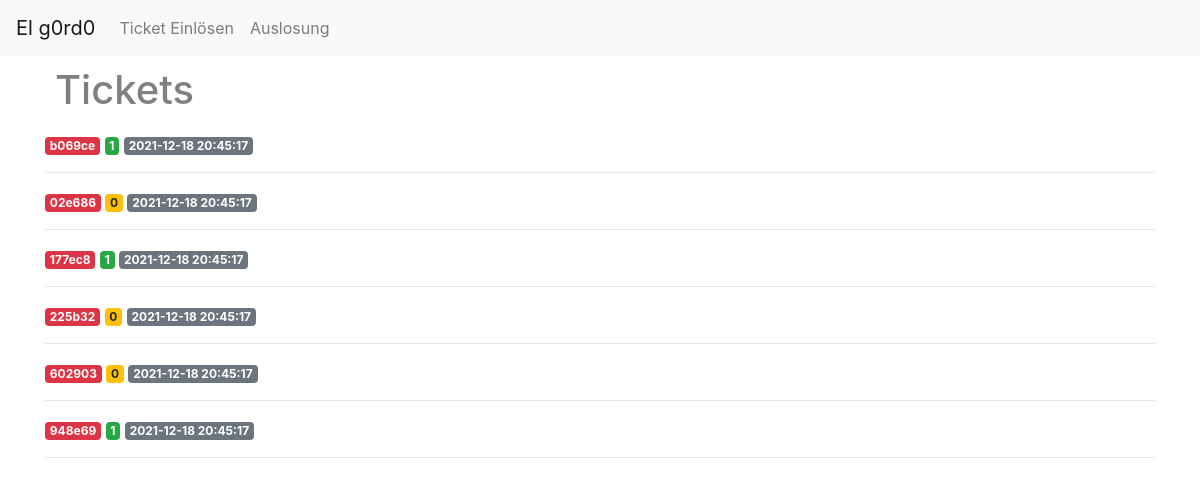
The app's page /tickets, older data.
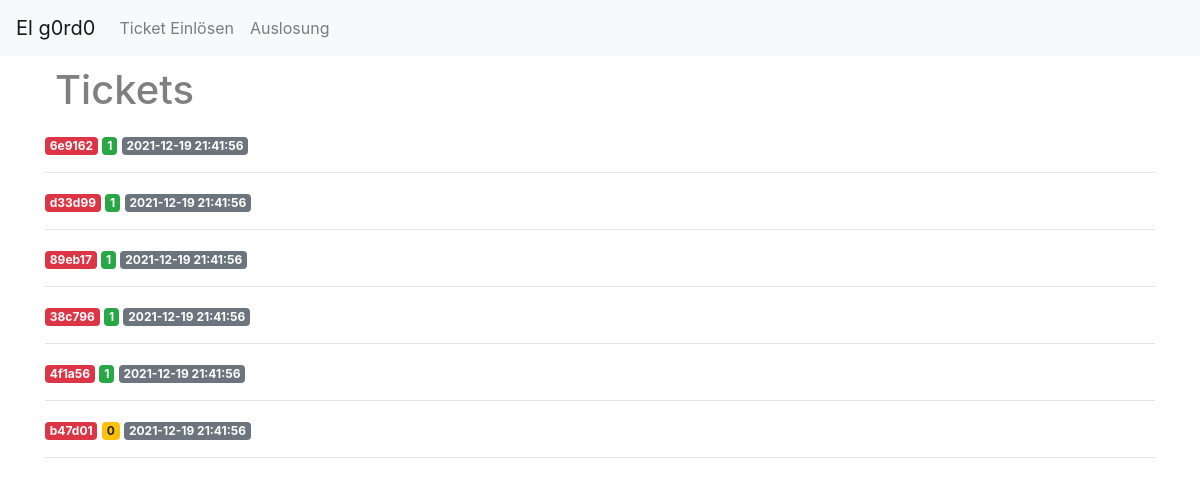
The same page, newer data.
### tables this page shows
CREATE TABLE tickets (
    id INTEGER PRIMARY KEY AUTOINCREMENT,
    created TIMESTAMP NOT NULL DEFAULT CURRENT_TIMESTAMP,
    ticket_id TEXT NOT NULL,
    valid INTEGER NOT NULL
);

### app.py (the view)
@app.route('/tickets')
def tickets():
	conn = get_db_connection()
	tickets = conn.execute('SELECT * FROM tickets').fetchall()
	conn.close()
	return render_template('tickets.html', tickets=tickets)

### app.py (called while the page is built)
def get_db_connection():
	if os.path.isfile('/home/elg0rd0/flask_lottery/database.db'):
		conn = sqlite3.connect('/home/elg0rd0/flask_lottery/database.db')
		print ("running on pyanywhere", file=sys.stderr)
	else:
		conn = sqlite3.connect('database.db')
		print ("running locally", file=sys.stderr)
	conn.row_factory = sqlite3.Row
	return conn

### templates/tickets.html
{% extends 'base.html' %}
{% block content %}
    <h1>{% block title %} Tickets {% endblock %}</h1>
    {% for ticket in tickets %}
        <span class="badge badge-danger">{{ ticket['ticket_id'] }}</span>
        {% if ticket['valid'] == 1 %}
          <span class="badge badge-success">{{ ticket['valid'] }}</span>
        {% else %}
          <span class="badge badge-warning">{{ ticket['valid'] }}</span>
        {% endif %}
        <span class="badge badge-secondary">{{ ticket['created'] }}</span>
        <hr>
    {% endfor %}
{% endblock %}

### templates/base.html (shortened to what this page needs)
<!doctype html>
<html lang="en">
  <head>
    <link rel="stylesheet" href="https://stackpath.bootstrapcdn.com/bootstrap/4.3.1/css/bootstrap.min.css">
    <link rel="stylesheet" href="static/css/style.css">
  </head>
  <body>
    <nav class="navbar navbar-expand-md navbar-light bg-light">
        <a class="navbar-brand" href="{{ url_for('index')}}">El g0rd0</a>
        <div class="collapse navbar-collapse" id="navbarNav">
            <ul class="navbar-nav">
            <li class="nav-item">
                <a class="nav-link" href="{{url_for('create')}}">Ticket Einlösen</a>
            </li>
            <li class="nav-item">
                <a class="nav-link" href="{{url_for('lottery')}}">Auslosung</a>
            </li>
            </ul>
        </div>
    </nav>
    <div class="container">
        {% block content %} {% endblock %}
    </div>
  </body>
</html>

### static/css/style.css (style rules this page uses)
h1 { border: none; color: grey; text-align: left; padding: 10px; }

Row changes from the older to the newer data that the page shows:
removed tickets: ticket_id "b069ce", valid "1", created "2021-12-18 20:45:17"
removed tickets: ticket_id "02e686", valid "0", created "2021-12-18 20:45:17"
removed tickets: ticket_id "177ec8", valid "1", created "2021-12-18 20:45:17"
removed tickets: ticket_id "225b32", valid "0", created "2021-12-18 20:45:17"
removed tickets: ticket_id "602903", valid "0", created "2021-12-18 20:45:17"
removed tickets: ticket_id "948e69", valid "1", created "2021-12-18 20:45:17"
added tickets: ticket_id "6e9162", valid "1", created "2021-12-19 21:41:56"
added tickets: ticket_id "d33d99", valid "1", created "2021-12-19 21:41:56"
added tickets: ticket_id "89eb17", valid "1", created "2021-12-19 21:41:56"
added tickets: ticket_id "38c796", valid "1", created "2021-12-19 21:41:56"
added tickets: ticket_id "4f1a56", valid "1", created "2021-12-19 21:41:56"
added tickets: ticket_id "b47d01", valid "0", created "2021-12-19 21:41:56"
